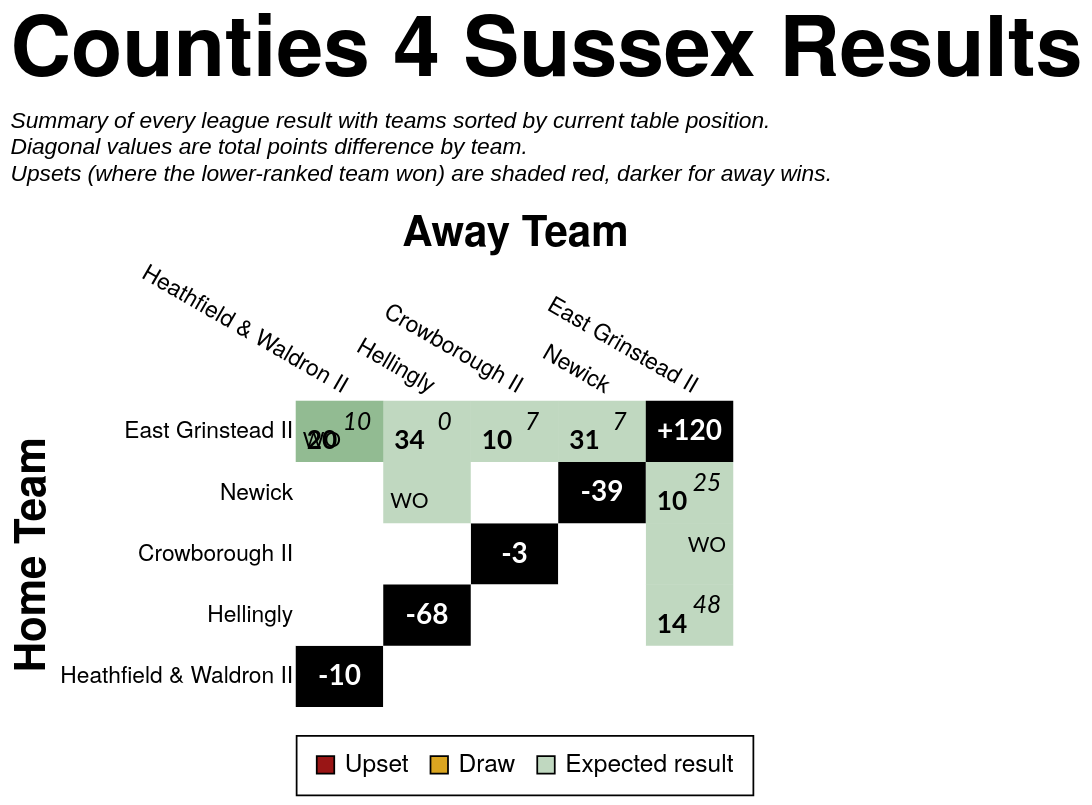

Write a Vega-Lite specification for this figure.
### Vega-Lite specification from a JSON file in a GitHub repository (floating-point values rounded to 4 significant figures)
{"config": {"axis": {"labelFont": "PT Sans Narrow, Helvetica Neue, Helvetica, Arial, sans-serif", "titleFont": "PT Sans Narrow, Helvetica Neue, Helvetica, Arial, sans-serif", "labelFontSize": 13, "titleFontSize": 24, "gridColor": "#202947", "gridOpacity": 0.2, "zindex": 1}, "text": {"font": "Lato, sans-serif"}, "bar": {"cornerRadiusEnd": 5}, "header": {"labelFont": "PT Sans Narrow, Helvetica Neue, Helvetica, Arial, sans-serif", "titleFont": "PT Sans Narrow, Helvetica Neue, Helvetica, Arial, sans-serif", "labelFontSize": 24, "titleFontSize": 28, "labelFontWeight": "bold", "orient": "left"}, "legend": {"labelFont": "PT Sans Narrow, Helvetica Neue, Helvetica, Arial, sans-serif", "titleFont": "PT Sans Narrow, Helvetica Neue, Helvetica, Arial, sans-serif", "labelFontSize": 14, "titleFontSize": 16, "titlePadding": 5, "fillColor": "white", "strokeColor": "black", "padding": 10, "titleFontWeight": "lighter", "titleFontStyle": "italic", "titleColor": "gray", "offset": 10}, "title": {"font": "PT Sans Narrow, Helvetica Neue, Helvetica, Arial, sans-serif", "fontSize": 48, "fontWeight": "bold", "anchor": "start", "align": "center", "titlePadding": 20, "subtitlePadding": 10, "subtitleFontSize": 13, "subtitleColor": "", "subtitleFontStyle": "italic", "offset": 15, "color": "black"}, "axisX": {"labelAngle": 0}, "facet": {"title": null, "header": null, "align": {"row": "each", "column": "each"}}, "resolve": {"scale": {"y": "independent", "facet": "independent"}}, "background": "transparent", "scale": {"offsetBandPaddingOuter": 0.2, "offsetBandPaddingInner": 0.1}, "view": {"stroke": null, "background": "transparent"}}, "layer": [{"data": {"name": "data-1bce161154a463d0b15dbc6ff5da8784"}, "mark": {"type": "rect"}, "encoding": {"color": {"field": "unexpected_result", "legend": {"labelExpr": "datum.value === 'Upset (Away Win)' ? 'Upset' : datum.value", "labelLimit": 220, "offset": 16, "orient": "bottom", "symbolStrokeColor": "black", "symbolStrokeWidth": 1, "values": ["Upset (Away Win)", "Draw", "Expected result"]}, "scale": {"domain": ["Expected result", "Upset (Home Win)", "Upset (Away Win)", "Draw", "To be played", "N/A"], "range": ["#146f1444", "#991515bb", "#991515", "goldenrod", "white", "black"]}, "title": null, "type": "nominal"}, "opacity": {"condition": {"test": "datum.home_team == param_20['home_team'] || datum.away_team == param_20['home_team'] || !isValid(param_20['home_team'])", "value": 1.0}, "value": 0.1}, "tooltip": [{"field": "home_team", "title": "Home", "type": "nominal"}, {"field": "away_team", "title": "Away", "type": "nominal"}, {"field": "home_score_text", "title": "Home Score", "type": "nominal"}, {"field": "away_score_text", "title": "Away Score", "type": "nominal"}, {"field": "result", "title": "Result", "type": "nominal"}, {"field": "unexpected_result", "title": "Unexpectedness", "type": "nominal"}, {"field": "date", "format": "%d %b %Y", "title": "Date", "type": "temporal"}], "x": {"axis": {"domain": false, "grid": false, "labelAngle": 30, "orient": "top", "ticks": false}, "field": "away_team", "sort": ["Heathfield & Waldron II", "Hellingly", "Crowborough II", "Newick", "East Grinstead II"], "title": "Away Team", "type": "nominal"}, "y": {"axis": {"domain": false, "grid": false, "ticks": false}, "field": "home_team", "sort": ["East Grinstead II", "Newick", "Crowborough II", "Hellingly", "Heathfield & Waldron II"], "title": "Home Team", "type": "nominal"}}, "name": "view_19"}, {"data": {"name": "data-1bce161154a463d0b15dbc6ff5da8784"}, "mark": {"type": "text", "fontStyle": "italic", "size": 14, "xOffset": 10, "yOffset": -5}, "encoding": {"color": {"condition": {"test": "(datum.home_team == param_20['home_team'] || datum.away_team == param_20['home_team'] || !isValid(param_20['home_team'])) && datum.unexpected_result == 'Expected result'", "value": "black"}, "value": "white"}, "text": {"field": "away_score_text", "type": "nominal"}, "x": {"field": "away_team", "sort": ["Heathfield & Waldron II", "Hellingly", "Crowborough II", "Newick", "East Grinstead II"], "type": "nominal"}, "y": {"field": "home_team", "sort": ["East Grinstead II", "Newick", "Crowborough II", "Hellingly", "Heathfield & Waldron II"], "type": "nominal"}}, "transform": [{"filter": "datum.away_score_text != '' && datum.away_score_text != 'WO'"}]}, {"data": {"name": "data-1bce161154a463d0b15dbc6ff5da8784"}, "mark": {"type": "text", "size": 12, "xOffset": 10, "yOffset": -5}, "encoding": {"color": {"condition": {"test": "(datum.home_team == param_20['home_team'] || datum.away_team == param_20['home_team'] || !isValid(param_20['home_team'])) && datum.unexpected_result == 'Expected result'", "value": "black"}, "value": "white"}, "text": {"field": "away_score_text", "type": "nominal"}, "x": {"field": "away_team", "sort": ["Heathfield & Waldron II", "Hellingly", "Crowborough II", "Newick", "East Grinstead II"], "type": "nominal"}, "y": {"field": "home_team", "sort": ["East Grinstead II", "Newick", "Crowborough II", "Hellingly", "Heathfield & Waldron II"], "type": "nominal"}}, "transform": [{"filter": "datum.away_score_text == 'WO'"}]}, {"data": {"name": "data-1bce161154a463d0b15dbc6ff5da8784"}, "mark": {"type": "text", "fontWeight": "bold", "size": 15, "xOffset": -10, "yOffset": 5}, "encoding": {"color": {"condition": {"test": "(datum.home_team == param_20['home_team'] || datum.away_team == param_20['home_team'] || !isValid(param_20['home_team'])) && datum.unexpected_result == 'Expected result'", "value": "black"}, "value": "white"}, "text": {"field": "home_score_text", "type": "nominal"}, "x": {"field": "away_team", "sort": ["Heathfield & Waldron II", "Hellingly", "Crowborough II", "Newick", "East Grinstead II"], "type": "nominal"}, "y": {"field": "home_team", "sort": ["East Grinstead II", "Newick", "Crowborough II", "Hellingly", "Heathfield & Waldron II"], "type": "nominal"}}, "transform": [{"filter": "datum.home_score_text != '' && datum.home_score_text != 'WO'"}]}, {"data": {"name": "data-1bce161154a463d0b15dbc6ff5da8784"}, "mark": {"type": "text", "size": 12, "xOffset": -10, "yOffset": 5}, "encoding": {"color": {"condition": {"test": "(datum.home_team == param_20['home_team'] || datum.away_team == param_20['home_team'] || !isValid(param_20['home_team'])) && datum.unexpected_result == 'Expected result'", "value": "black"}, "value": "white"}, "text": {"field": "home_score_text", "type": "nominal"}, "x": {"field": "away_team", "sort": ["Heathfield & Waldron II", "Hellingly", "Crowborough II", "Newick", "East Grinstead II"], "type": "nominal"}, "y": {"field": "home_team", "sort": ["East Grinstead II", "Newick", "Crowborough II", "Hellingly", "Heathfield & Waldron II"], "type": "nominal"}}, "transform": [{"filter": "datum.home_score_text == 'WO'"}]}, {"data": {"name": "data-943e7b5a84a8ffe87dd0d63b149552a4"}, "mark": {"type": "text", "color": "white", "fontWeight": "bold", "size": 16}, "encoding": {"text": {"field": "display_text", "type": "nominal"}, "tooltip": [{"field": "home_team", "title": "Team", "type": "nominal"}, {"field": "display_text", "title": "Points Difference", "type": "nominal"}], "x": {"field": "away_team", "sort": ["Heathfield & Waldron II", "Hellingly", "Crowborough II", "Newick", "East Grinstead II"], "type": "nominal"}, "y": {"field": "home_team", "sort": ["East Grinstead II", "Newick", "Crowborough II", "Hellingly", "Heathfield & Waldron II"], "type": "nominal"}}}], "height": {"step": 35}, "params": [{"name": "param_20", "select": {"type": "point", "clear": "dblclick", "fields": ["home_team"], "on": "click"}, "value": null, "views": ["view_19"]}], "title": {"text": "Counties 4 Sussex Results", "subtitle": ["Summary of every league result with teams sorted by current table position.", "Diagonal values are total points difference by team.", "Upsets (where the lower-ranked team won) are shaded red, darker for away wins."]}, "width": {"step": 50}, "$schema": "https://vega.github.io/schema/vega-lite/v5.20.1.json", "datasets": {"data-1bce161154a463d0b15dbc6ff5da8784": [{"home_team": "Crowborough II", "away_team": "Crowborough II", "match_id": null, "date": "", "home_score": null, "away_score": null, "home_walkover": null, "away_walkover": null, "result": "N/A", "home_score_text": "", "away_score_text": "", "wo_result": "", "score_text": "", "display_text": "-3", "is_diagonal": true, "result_simple": "N/A", "unexpected_result": "N/A", "unexpected_opacity": 1.0}, {"home_team": "Crowborough II", "away_team": "East Grinstead II", "match_id": "1083348", "date": "2023-11-18T00:00:00", "home_score": null, "away_score": null, "home_walkover": false, "away_walkover": true, "result": "Away Win", "home_score_text": "", "away_score_text": "WO", "wo_result": "AWO", "score_text": "WO", "display_text": "WO", "is_diagonal": false, "result_simple": "Away Win", "unexpected_result": "Expected result", "unexpected_opacity": 0.25}, {"home_team": "Crowborough II", "away_team": "Heathfield & Waldron II", "match_id": null, "date": "", "home_score": null, "away_score": null, "home_walkover": null, "away_walkover": null, "result": "To be played", "home_score_text": "", "away_score_text": "", "wo_result": "", "score_text": "", "display_text": "", "is_diagonal": false, "result_simple": "To be played", "unexpected_result": "To be played", "unexpected_opacity": 1.0}, {"home_team": "Crowborough II", "away_team": "Hellingly", "match_id": null, "date": "", "home_score": null, "away_score": null, "home_walkover": null, "away_walkover": null, "result": "To be played", "home_score_text": "", "away_score_text": "", "wo_result": "", "score_text": "", "display_text": "", "is_diagonal": false, "result_simple": "To be played", "unexpected_result": "To be played", "unexpected_opacity": 1.0}, {"home_team": "Crowborough II", "away_team": "Newick", "match_id": null, "date": "", "home_score": null, "away_score": null, "home_walkover": null, "away_walkover": null, "result": "To be played", "home_score_text": "", "away_score_text": "", "wo_result": "", "score_text": "", "display_text": "", "is_diagonal": false, "result_simple": "To be played", "unexpected_result": "To be played", "unexpected_opacity": 1.0}, {"home_team": "East Grinstead II", "away_team": "Crowborough II", "match_id": "1083358", "date": "2024-02-03T00:00:00", "home_score": 10, "away_score": 7, "home_walkover": false, "away_walkover": false, "result": "Home Win (LBP)", "home_score_text": "10", "away_score_text": "7", "wo_result": "", "score_text": "10-7", "display_text": "10-7", "is_diagonal": false, "result_simple": "Home Win", "unexpected_result": "Expected result", "unexpected_opacity": 0.25}, {"home_team": "East Grinstead II", "away_team": "East Grinstead II", "match_id": null, "date": "", "home_score": null, "away_score": null, "home_walkover": null, "away_walkover": null, "result": "N/A", "home_score_text": "", "away_score_text": "", "wo_result": "", "score_text": "", "display_text": "+120", "is_diagonal": true, "result_simple": "N/A", "unexpected_result": "N/A", "unexpected_opacity": 1.0}, {"home_team": "East Grinstead II", "away_team": "Heathfield & Waldron II", "match_id": "1111548", "date": "2024-01-20T00:00:00", "home_score": 20, "away_score": 10, "home_walkover": false, "away_walkover": false, "result": "Home Win", "home_score_text": "20", "away_score_text": "10", "wo_result": "", "score_text": "20-10", "display_text": "20-10", "is_diagonal": false, "result_simple": "Home Win", "unexpected_result": "Expected result", "unexpected_opacity": 0.25}, {"home_team": "East Grinstead II", "away_team": "Heathfield & Waldron II", "match_id": "1105112", "date": "2023-12-09T00:00:00", "home_score": null, "away_score": null, "home_walkover": true, "away_walkover": false, "result": "Home Win", "home_score_text": "WO", "away_score_text": "", "wo_result": "HWO", "score_text": "WO", "display_text": "WO", "is_diagonal": false, "result_simple": "Home Win", "unexpected_result": "Expected result", "unexpected_opacity": 0.25}, {"home_team": "East Grinstead II", "away_team": "Hellingly", "match_id": "1083351", "date": "2023-12-02T00:00:00", "home_score": 34, "away_score": 0, "home_walkover": false, "away_walkover": false, "result": "Home Win", "home_score_text": "34", "away_score_text": "0", "wo_result": "", "score_text": "34-0", "display_text": "34-0", "is_diagonal": false, "result_simple": "Home Win", "unexpected_result": "Expected result", "unexpected_opacity": 0.25}, {"home_team": "East Grinstead II", "away_team": "Newick", "match_id": "1083365", "date": "2024-03-02T00:00:00", "home_score": 31, "away_score": 7, "home_walkover": false, "away_walkover": false, "result": "Home Win", "home_score_text": "31", "away_score_text": "7", "wo_result": "", "score_text": "31-7", "display_text": "31-7", "is_diagonal": false, "result_simple": "Home Win", "unexpected_result": "Expected result", "unexpected_opacity": 0.25}, {"home_team": "Heathfield & Waldron II", "away_team": "Crowborough II", "match_id": null, "date": "", "home_score": null, "away_score": null, "home_walkover": null, "away_walkover": null, "result": "To be played", "home_score_text": "", "away_score_text": "", "wo_result": "", "score_text": "", "display_text": "", "is_diagonal": false, "result_simple": "To be played", "unexpected_result": "To be played", "unexpected_opacity": 1.0}, {"home_team": "Heathfield & Waldron II", "away_team": "East Grinstead II", "match_id": null, "date": "", "home_score": null, "away_score": null, "home_walkover": null, "away_walkover": null, "result": "To be played", "home_score_text": "", "away_score_text": "", "wo_result": "", "score_text": "", "display_text": "", "is_diagonal": false, "result_simple": "To be played", "unexpected_result": "To be played", "unexpected_opacity": 1.0}, {"home_team": "Heathfield & Waldron II", "away_team": "Heathfield & Waldron II", "match_id": null, "date": "", "home_score": null, "away_score": null, "home_walkover": null, "away_walkover": null, "result": "N/A", "home_score_text": "", "away_score_text": "", "wo_result": "", "score_text": "", "display_text": "-10", "is_diagonal": true, "result_simple": "N/A", "unexpected_result": "N/A", "unexpected_opacity": 1.0}, {"home_team": "Heathfield & Waldron II", "away_team": "Hellingly", "match_id": null, "date": "", "home_score": null, "away_score": null, "home_walkover": null, "away_walkover": null, "result": "To be played", "home_score_text": "", "away_score_text": "", "wo_result": "", "score_text": "", "display_text": "", "is_diagonal": false, "result_simple": "To be played", "unexpected_result": "To be played", "unexpected_opacity": 1.0}, {"home_team": "Heathfield & Waldron II", "away_team": "Newick", "match_id": null, "date": "", "home_score": null, "away_score": null, "home_walkover": null, "away_walkover": null, "result": "To be played", "home_score_text": "", "away_score_text": "", "wo_result": "", "score_text": "", "display_text": "", "is_diagonal": false, "result_simple": "To be played", "unexpected_result": "To be played", "unexpected_opacity": 1.0}, {"home_team": "Hellingly", "away_team": "Crowborough II", "match_id": null, "date": "", "home_score": null, "away_score": null, "home_walkover": null, "away_walkover": null, "result": "To be played", "home_score_text": "", "away_score_text": "", "wo_result": "", "score_text": "", "display_text": "", "is_diagonal": false, "result_simple": "To be played", "unexpected_result": "To be played", "unexpected_opacity": 1.0}, {"home_team": "Hellingly", "away_team": "East Grinstead II", "match_id": "1083362", "date": "2024-02-17T00:00:00", "home_score": 14, "away_score": 48, "home_walkover": false, "away_walkover": false, "result": "Away Win", "home_score_text": "14", "away_score_text": "48", "wo_result": "", "score_text": "14-48", "display_text": "14-48", "is_diagonal": false, "result_simple": "Away Win", "unexpected_result": "Expected result", "unexpected_opacity": 0.25}, {"home_team": "Hellingly", "away_team": "Heathfield & Waldron II", "match_id": null, "date": "", "home_score": null, "away_score": null, "home_walkover": null, "away_walkover": null, "result": "To be played", "home_score_text": "", "away_score_text": "", "wo_result": "", "score_text": "", "display_text": "", "is_diagonal": false, "result_simple": "To be played", "unexpected_result": "To be played", "unexpected_opacity": 1.0}, {"home_team": "Hellingly", "away_team": "Hellingly", "match_id": null, "date": "", "home_score": null, "away_score": null, "home_walkover": null, "away_walkover": null, "result": "N/A", "home_score_text": "", "away_score_text": "", "wo_result": "", "score_text": "", "display_text": "-68", "is_diagonal": true, "result_simple": "N/A", "unexpected_result": "N/A", "unexpected_opacity": 1.0}, {"home_team": "Hellingly", "away_team": "Newick", "match_id": null, "date": "", "home_score": null, "away_score": null, "home_walkover": null, "away_walkover": null, "result": "To be played", "home_score_text": "", "away_score_text": "", "wo_result": "", "score_text": "", "display_text": "", "is_diagonal": false, "result_simple": "To be played", "unexpected_result": "To be played", "unexpected_opacity": 1.0}, {"home_team": "Newick", "away_team": "Crowborough II", "match_id": null, "date": "", "home_score": null, "away_score": null, "home_walkover": null, "away_walkover": null, "result": "To be played", "home_score_text": "", "away_score_text": "", "wo_result": "", "score_text": "", "display_text": "", "is_diagonal": false, "result_simple": "To be played", "unexpected_result": "To be played", "unexpected_opacity": 1.0}, {"home_team": "Newick", "away_team": "East Grinstead II", "match_id": "1083338", "date": "2023-10-21T00:00:00", "home_score": 10, "away_score": 25, "home_walkover": false, "away_walkover": false, "result": "Away Win", "home_score_text": "10", "away_score_text": "25", "wo_result": "", "score_text": "10-25", "display_text": "10-25", "is_diagonal": false, "result_simple": "Away Win", "unexpected_result": "Expected result", "unexpected_opacity": 0.25}, {"home_team": "Newick", "away_team": "Heathfield & Waldron II", "match_id": null, "date": "", "home_score": null, "away_score": null, "home_walkover": null, "away_walkover": null, "result": "To be played", "home_score_text": "", "away_score_text": "", "wo_result": "", "score_text": "", "display_text": "", "is_diagonal": false, "result_simple": "To be played", "unexpected_result": "To be played", "unexpected_opacity": 1.0}, {"home_team": "Newick", "away_team": "Hellingly", "match_id": "1115967", "date": "2024-04-20T00:00:00", "home_score": null, "away_score": null, "home_walkover": true, "away_walkover": false, "result": "Home Win", "home_score_text": "WO", "away_score_text": "", "wo_result": "HWO", "score_text": "WO", "display_text": "WO", "is_diagonal": false, "result_simple": "Home Win", "unexpected_result": "Expected result", "unexpected_opacity": 0.25}, {"home_team": "Newick", "away_team": "Newick", "match_id": null, "date": "", "home_score": null, "away_score": null, "home_walkover": null, "away_walkover": null, "result": "N/A", "home_score_text": "", "away_score_text": "", "wo_result": "", "score_text": "", "display_text": "-39", "is_diagonal": true, "result_simple": "N/A", "unexpected_result": "N/A", "unexpected_opacity": 1.0}], "data-943e7b5a84a8ffe87dd0d63b149552a4": [{"home_team": "Crowborough II", "away_team": "Crowborough II", "match_id": null, "date": "", "home_score": null, "away_score": null, "home_walkover": null, "away_walkover": null, "result": "N/A", "home_score_text": "", "away_score_text": "", "wo_result": "", "score_text": "", "display_text": "-3", "is_diagonal": true, "result_simple": "N/A", "unexpected_result": "N/A", "unexpected_opacity": 1.0}, {"home_team": "East Grinstead II", "away_team": "East Grinstead II", "match_id": null, "date": "", "home_score": null, "away_score": null, "home_walkover": null, "away_walkover": null, "result": "N/A", "home_score_text": "", "away_score_text": "", "wo_result": "", "score_text": "", "display_text": "+120", "is_diagonal": true, "result_simple": "N/A", "unexpected_result": "N/A", "unexpected_opacity": 1.0}, {"home_team": "Heathfield & Waldron II", "away_team": "Heathfield & Waldron II", "match_id": null, "date": "", "home_score": null, "away_score": null, "home_walkover": null, "away_walkover": null, "result": "N/A", "home_score_text": "", "away_score_text": "", "wo_result": "", "score_text": "", "display_text": "-10", "is_diagonal": true, "result_simple": "N/A", "unexpected_result": "N/A", "unexpected_opacity": 1.0}, {"home_team": "Hellingly", "away_team": "Hellingly", "match_id": null, "date": "", "home_score": null, "away_score": null, "home_walkover": null, "away_walkover": null, "result": "N/A", "home_score_text": "", "away_score_text": "", "wo_result": "", "score_text": "", "display_text": "-68", "is_diagonal": true, "result_simple": "N/A", "unexpected_result": "N/A", "unexpected_opacity": 1.0}, {"home_team": "Newick", "away_team": "Newick", "match_id": null, "date": "", "home_score": null, "away_score": null, "home_walkover": null, "away_walkover": null, "result": "N/A", "home_score_text": "", "away_score_text": "", "wo_result": "", "score_text": "", "display_text": "-39", "is_diagonal": true, "result_simple": "N/A", "unexpected_result": "N/A", "unexpected_opacity": 1.0}]}}
